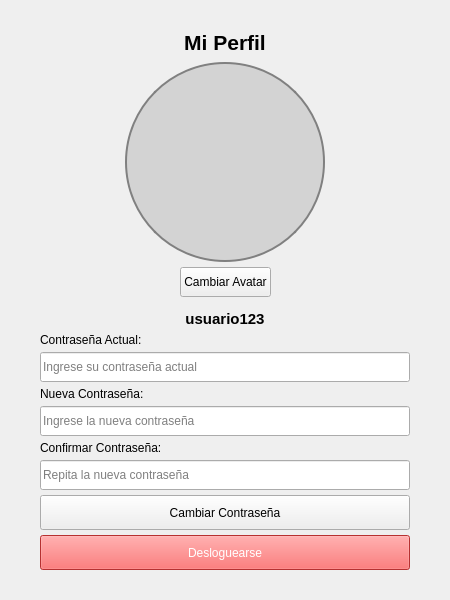
<?xml version="1.0" encoding="UTF-8"?>
<ui version="4.0">
 <class>UserManagement</class>
 <widget class="QWidget" name="UserManagement">
  <property name="geometry">
   <rect>
    <x>0</x>
    <y>0</y>
    <width>450</width>
    <height>600</height>
   </rect>
  </property>
  <property name="windowTitle">
   <string>Gestión de Usuario</string>
  </property>
  <layout class="QVBoxLayout" name="verticalLayout">
   <property name="spacing">
    <number>5</number>
   </property>
   <property name="leftMargin">
    <number>40</number>
   </property>
   <property name="topMargin">
    <number>30</number>
   </property>
   <property name="rightMargin">
    <number>40</number>
   </property>
   <property name="bottomMargin">
    <number>30</number>
   </property>
   <item>
    <widget class="QLabel" name="lblTitulo">
     <property name="font">
      <font>
       <pointsize>16</pointsize>
       <bold>true</bold>
      </font>
     </property>
     <property name="text">
      <string>Mi Perfil</string>
     </property>
     <property name="alignment">
      <set>Qt::AlignmentFlag::AlignCenter</set>
     </property>
    </widget>
   </item>
   <item>
    <spacer name="verticalSpacer_1">
     <property name="orientation">
      <enum>Qt::Orientation::Vertical</enum>
     </property>
     <property name="sizeHint" stdset="0">
      <size>
       <width>20</width>
       <height>15</height>
      </size>
     </property>
    </spacer>
   </item>
   <item>
    <layout class="QHBoxLayout" name="horizontalLayout">
     <item>
      <spacer name="horizontalSpacer_left">
       <property name="orientation">
        <enum>Qt::Orientation::Horizontal</enum>
       </property>
       <property name="sizeHint" stdset="0">
        <size>
         <width>40</width>
         <height>20</height>
        </size>
       </property>
      </spacer>
     </item>
     <item>
      <widget class="QWidget" name="avatarContainer" native="true">
       <property name="minimumSize">
        <size>
         <width>200</width>
         <height>200</height>
        </size>
       </property>
       <property name="maximumSize">
        <size>
         <width>200</width>
         <height>200</height>
        </size>
       </property>
       <layout class="QVBoxLayout" name="verticalLayoutAvatar">
        <property name="spacing">
         <number>0</number>
        </property>
        <property name="leftMargin">
         <number>0</number>
        </property>
        <property name="topMargin">
         <number>0</number>
        </property>
        <property name="rightMargin">
         <number>0</number>
        </property>
        <property name="bottomMargin">
         <number>0</number>
        </property>
        <item>
         <widget class="QLabel" name="lblAvatarPerfil">
          <property name="sizePolicy">
           <sizepolicy hsizetype="Fixed" vsizetype="Fixed">
            <horstretch>0</horstretch>
            <verstretch>0</verstretch>
           </sizepolicy>
          </property>
          <property name="minimumSize">
           <size>
            <width>200</width>
            <height>200</height>
           </size>
          </property>
          <property name="maximumSize">
           <size>
            <width>200</width>
            <height>200</height>
           </size>
          </property>
          <property name="styleSheet">
           <string notr="true">border: 2px solid gray; border-radius: 100px; background-color: lightgray;</string>
          </property>
          <property name="text">
           <string/>
          </property>
          <property name="pixmap">
           <pixmap resource="Assets.qrc">:/assets/icons/avatar-default.svg</pixmap>
          </property>
          <property name="scaledContents">
           <bool>true</bool>
          </property>
          <property name="alignment">
           <set>Qt::AlignmentFlag::AlignCenter</set>
          </property>
         </widget>
        </item>
       </layout>
      </widget>
     </item>
     <item>
      <spacer name="horizontalSpacer_right">
       <property name="orientation">
        <enum>Qt::Orientation::Horizontal</enum>
       </property>
       <property name="sizeHint" stdset="0">
        <size>
         <width>40</width>
         <height>20</height>
        </size>
       </property>
      </spacer>
     </item>
    </layout>
   </item>
   <item>
    <layout class="QHBoxLayout" name="horizontalLayout_2">
     <item>
      <spacer name="horizontalSpacer_2">
       <property name="orientation">
        <enum>Qt::Orientation::Horizontal</enum>
       </property>
       <property name="sizeHint" stdset="0">
        <size>
         <width>40</width>
         <height>20</height>
        </size>
       </property>
      </spacer>
     </item>
     <item>
      <widget class="QPushButton" name="btnCambiarAvatar">
       <property name="minimumSize">
        <size>
         <width>0</width>
         <height>30</height>
        </size>
       </property>
       <property name="text">
        <string>Cambiar Avatar</string>
       </property>
      </widget>
     </item>
     <item>
      <spacer name="horizontalSpacer">
       <property name="orientation">
        <enum>Qt::Orientation::Horizontal</enum>
       </property>
       <property name="sizeHint" stdset="0">
        <size>
         <width>40</width>
         <height>20</height>
        </size>
       </property>
      </spacer>
     </item>
    </layout>
   </item>
   <item>
    <spacer name="verticalSpacer_2">
     <property name="orientation">
      <enum>Qt::Orientation::Vertical</enum>
     </property>
     <property name="sizeHint" stdset="0">
      <size>
       <width>20</width>
       <height>20</height>
      </size>
     </property>
    </spacer>
   </item>
   <item>
    <widget class="QLabel" name="lblNickname">
     <property name="font">
      <font>
       <pointsize>11</pointsize>
       <bold>true</bold>
      </font>
     </property>
     <property name="text">
      <string>usuario123</string>
     </property>
     <property name="alignment">
      <set>Qt::AlignmentFlag::AlignCenter</set>
     </property>
    </widget>
   </item>
   <item>
    <widget class="QLabel" name="lblContrasenaActual">
     <property name="visible">
      <bool>false</bool>
     </property>
     <property name="text">
      <string>Contraseña Actual:</string>
     </property>
    </widget>
   </item>
   <item>
    <widget class="QLineEdit" name="txtContrasenaActual">
     <property name="minimumSize">
      <size>
       <width>0</width>
       <height>30</height>
      </size>
     </property>
     <property name="visible">
      <bool>false</bool>
     </property>
     <property name="echoMode">
      <enum>QLineEdit::EchoMode::Password</enum>
     </property>
     <property name="placeholderText">
      <string>Ingrese su contraseña actual</string>
     </property>
    </widget>
   </item>
   <item>
    <spacer name="verticalSpacer_4">
     <property name="visible">
      <bool>false</bool>
     </property>
     <property name="orientation">
      <enum>Qt::Orientation::Vertical</enum>
     </property>
     <property name="sizeHint" stdset="0">
      <size>
       <width>20</width>
       <height>10</height>
      </size>
     </property>
    </spacer>
   </item>
   <item>
    <widget class="QLabel" name="lblContrasenaNueva">
     <property name="visible">
      <bool>false</bool>
     </property>
     <property name="text">
      <string>Nueva Contraseña:</string>
     </property>
    </widget>
   </item>
   <item>
    <widget class="QLineEdit" name="txtContrasenaNueva">
     <property name="minimumSize">
      <size>
       <width>0</width>
       <height>30</height>
      </size>
     </property>
     <property name="visible">
      <bool>false</bool>
     </property>
     <property name="echoMode">
      <enum>QLineEdit::EchoMode::Password</enum>
     </property>
     <property name="placeholderText">
      <string>Ingrese la nueva contraseña</string>
     </property>
    </widget>
   </item>
   <item>
    <spacer name="verticalSpacer_5">
     <property name="visible">
      <bool>false</bool>
     </property>
     <property name="orientation">
      <enum>Qt::Orientation::Vertical</enum>
     </property>
     <property name="sizeHint" stdset="0">
      <size>
       <width>20</width>
       <height>10</height>
      </size>
     </property>
    </spacer>
   </item>
   <item>
    <widget class="QLabel" name="lblConfirmarNueva">
     <property name="visible">
      <bool>false</bool>
     </property>
     <property name="text">
      <string>Confirmar Contraseña:</string>
     </property>
    </widget>
   </item>
   <item>
    <widget class="QLineEdit" name="txtConfirmarNueva">
     <property name="minimumSize">
      <size>
       <width>0</width>
       <height>30</height>
      </size>
     </property>
     <property name="visible">
      <bool>false</bool>
     </property>
     <property name="echoMode">
      <enum>QLineEdit::EchoMode::Password</enum>
     </property>
     <property name="placeholderText">
      <string>Repita la nueva contraseña</string>
     </property>
    </widget>
   </item>
   <item>
    <spacer name="verticalSpacer_6">
     <property name="orientation">
      <enum>Qt::Orientation::Vertical</enum>
     </property>
     <property name="sizeHint" stdset="0">
      <size>
       <width>20</width>
       <height>10</height>
      </size>
     </property>
    </spacer>
   </item>
   <item>
    <widget class="QPushButton" name="btnCambiarContrasena">
     <property name="minimumSize">
      <size>
       <width>0</width>
       <height>35</height>
      </size>
     </property>
     <property name="text">
      <string>Cambiar Contraseña</string>
     </property>
    </widget>
   </item>
   <item>
    <spacer name="verticalSpacer_8">
     <property name="orientation">
      <enum>Qt::Orientation::Vertical</enum>
     </property>
     <property name="sizeType">
      <enum>QSizePolicy::Policy::Maximum</enum>
     </property>
     <property name="sizeHint" stdset="0">
      <size>
       <width>20</width>
       <height>10</height>
      </size>
     </property>
    </spacer>
   </item>
   <item>
    <widget class="QPushButton" name="btnDesloguearse">
     <property name="minimumSize">
      <size>
       <width>0</width>
       <height>35</height>
      </size>
     </property>
     <property name="styleSheet">
      <string notr="true">background-color: #ff4444; color: white;</string>
     </property>
     <property name="text">
      <string>Desloguearse</string>
     </property>
    </widget>
   </item>
  </layout>
 </widget>
 <resources>
  <include location="Assets.qrc"/>
 </resources>
 <connections/>
</ui>
